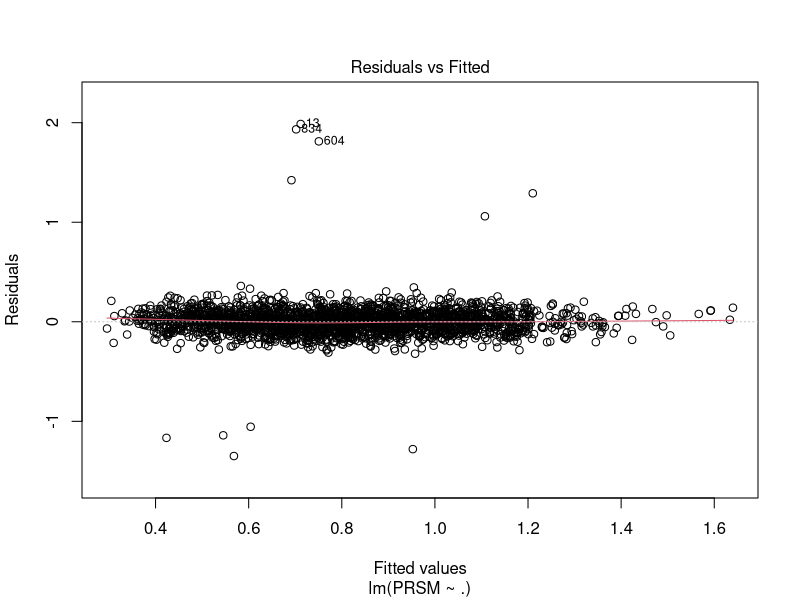
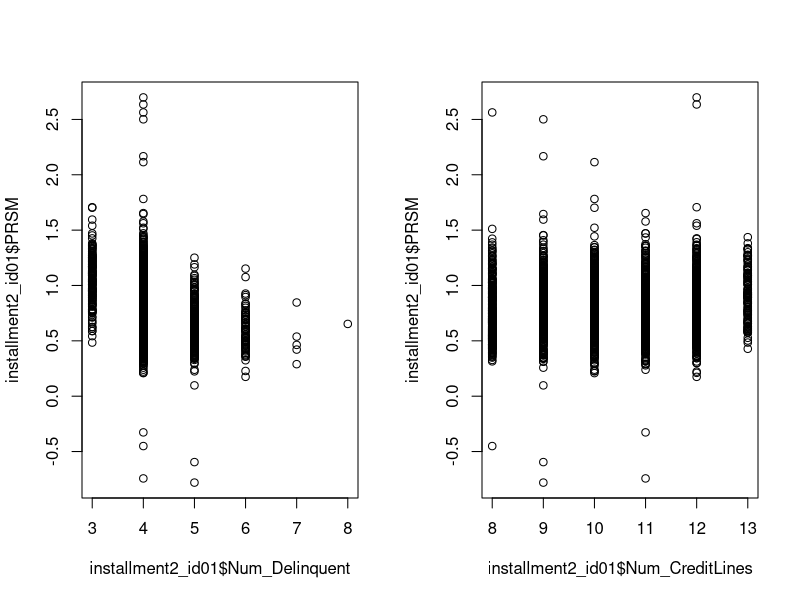
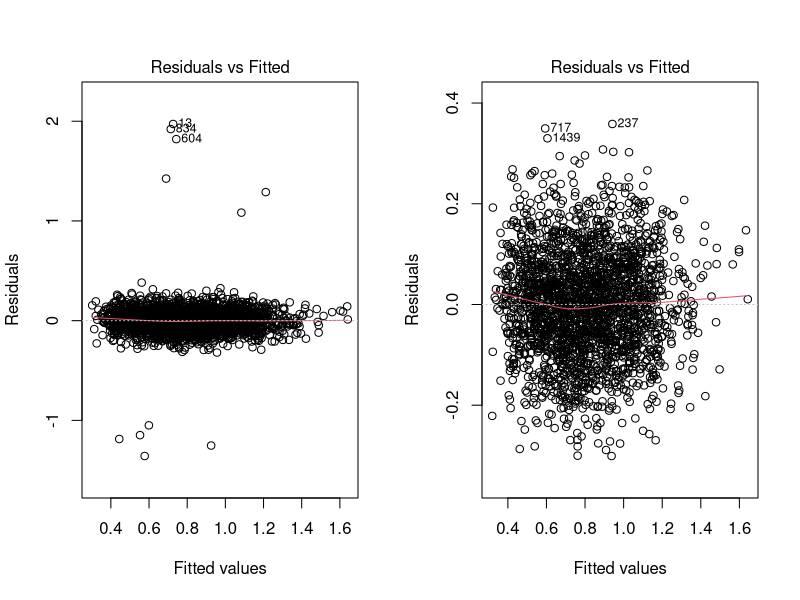
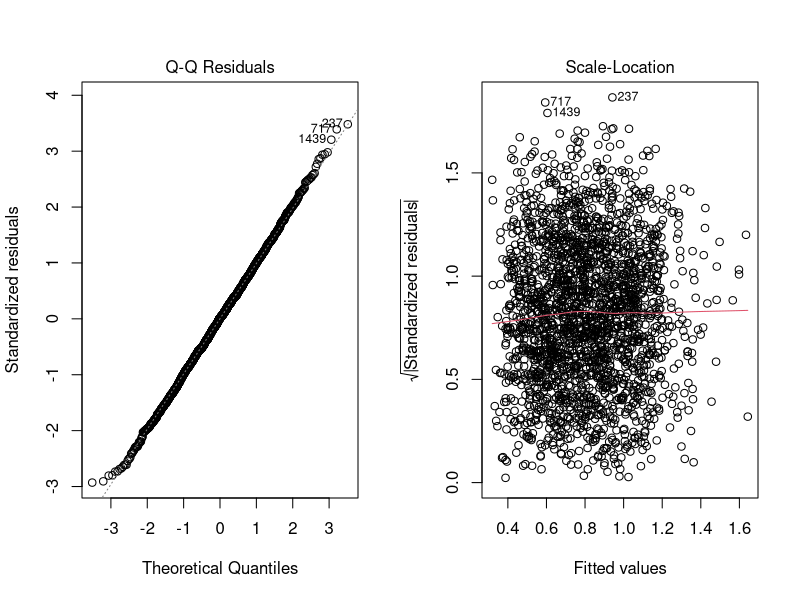
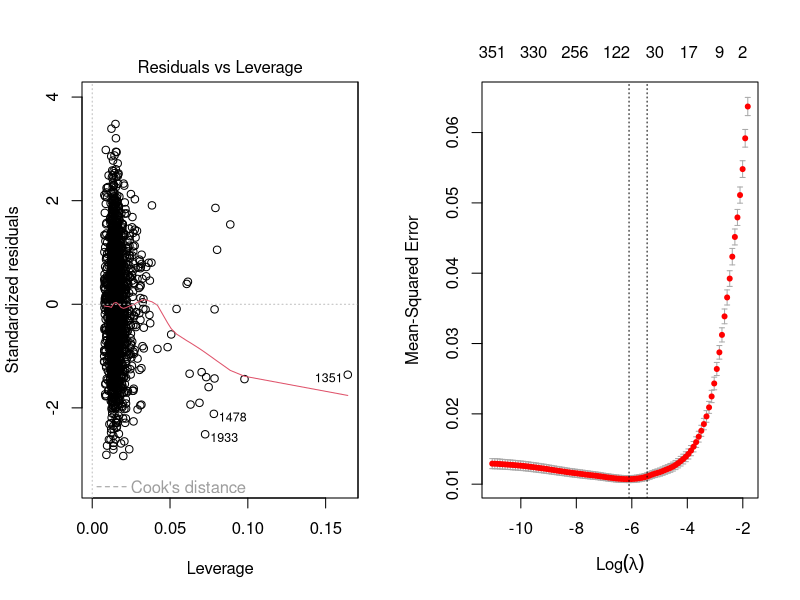
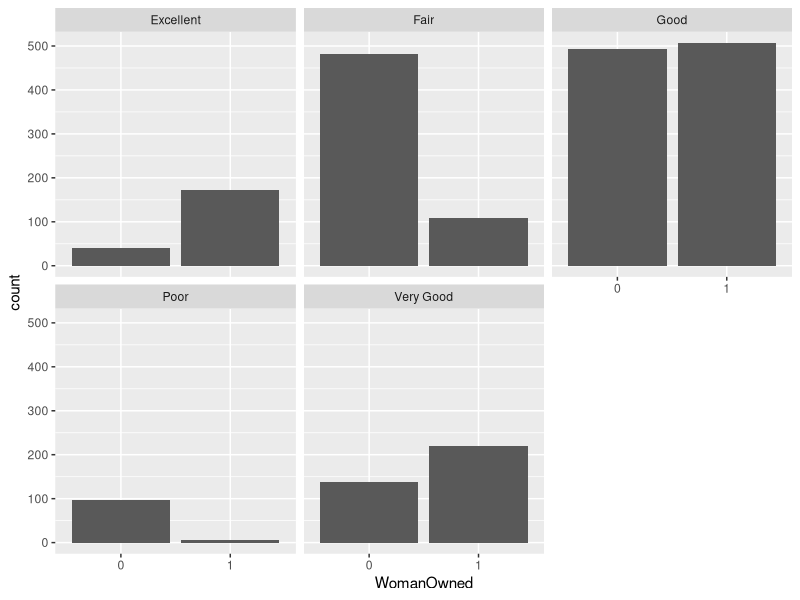
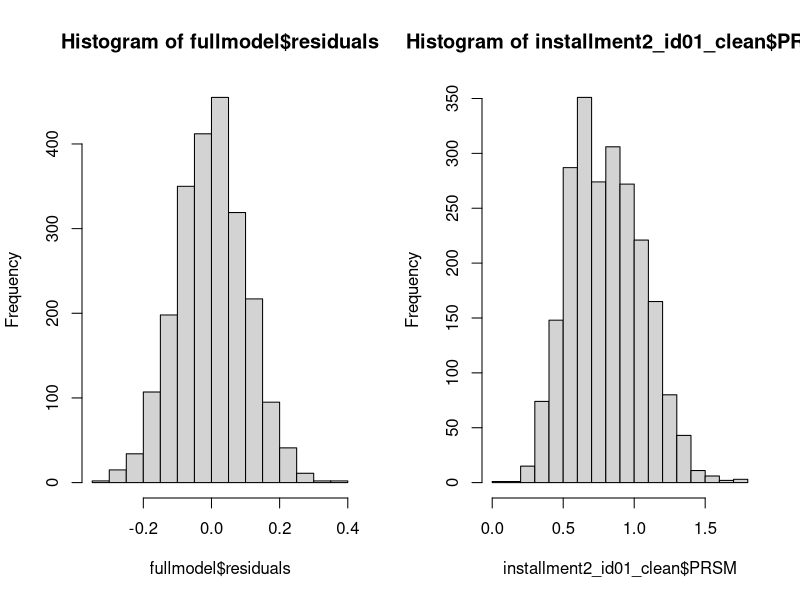

Generate these figures, in order, with R: (Note: this script raises an error after producing the figures.)
## ---- chunk 1
#| label: setup
#| echo: false
#| warning: false

library(dplyr)
options(scipen = 999)
## ---- chunk 2
installment2_id01 <- read.csv("installment2_id01.csv")
str(installment2_id01)
summary(installment2_id01)

# make NAICS, WomanOwned, FICO categorical variables
# add the chance of delinquency
installment2_id01 = installment2_id01 %>%
  mutate(NAICS = as.factor(substr(NAICS, 1, 6)), # TODO: talk about simplifying
         WomanOwned = as.factor(WomanOwned),
         FICO = case_when(
           (300 <= FICO)&(FICO <= 579) ~ "Poor",
           (580 <= FICO)&(FICO <= 669) ~ "Fair",
           (670 <= FICO)&(FICO <= 739) ~ "Good",
           (740 <= FICO)&(FICO <= 799) ~ "Very Good",
           (800 <= FICO)&(FICO <= 850) ~ "Excellent",
         ),
         p_delinquent = Num_Delinquent/Num_CreditLines)

model = lm(PRSM ~. , data = installment2_id01)
installment2_id01$residual=residuals(model)

plot(model,1) # observed 11 outliers whose residuals >= 1 or <= -1



table(installment2_id01$FICO)

table(installment2_id01$NAICS)

par(mfrow=c(1,2))
plot(installment2_id01$Num_Delinquent, installment2_id01$PRSM)
plot(installment2_id01$Num_CreditLines, installment2_id01$PRSM)

## ---- chunk 3
fullmodel <- lm(PRSM ~ FICO + TotalAmtOwed + Stress + 
                  WomanOwned + CorpStructure + NAICS + I(Months^(-1)) + 
                  FICO:WomanOwned, data = installment2_id01)
plot(fullmodel,1)
installment2_id01$residual=residuals(fullmodel)

# remove 11 outliers observed in the plot (abs(residual)>=1)
installment2_id01_clean = installment2_id01 %>% 
  filter(abs(residual)<=1) %>% 
  select(-residual)# clean data (use this!!)

model_clean = lm(PRSM ~. , data = installment2_id01_clean) 
fullmodel <- lm(PRSM ~ FICO + TotalAmtOwed + Stress + 
                  WomanOwned + CorpStructure + NAICS + I(Months^(-1)) + 
                  FICO:WomanOwned, data = installment2_id01_clean)


plot(model_clean) # these look much better! but perhaps discuss different outlier removal techniques
# TODO: remove outliers AFTER multicol/best model

## ---- chunk 4
library(ModelMetrics)
fullmodel <- lm(PRSM ~ ., data = installment2_id01_clean[,c("PRSM", "FICO", "TotalAmtOwed","Volume","Stress",
                         "p_delinquent","WomanOwned", "CorpStructure" , "NAICS" , "Months")])
fullmodel <- lm(PRSM ~ FICO + TotalAmtOwed + Stress + 
                  WomanOwned + CorpStructure + NAICS + I(Months^(-1)) + 
                  FICO:WomanOwned, data = installment2_id01_clean)
summary(fullmodel)
rmse(fullmodel$fitted.values, installment2_id01_clean$PRSM) # 0.1029151
# RMSE much smaller before cleaning
# but R-sq bigger. Perhaps a "not overfitting outliers" effect?

stepmodel <- step(fullmodel, trace = 0, direction = "both")
summary(stepmodel)
rmse(stepmodel$fitted.values, installment2_id01_clean$PRSM)

stress_model <- lm(PRSM ~ Stress, data = installment2_id01_clean)
#summary(stress_model)
rmse(stress_model$fitted.values, installment2_id01_clean$PRSM)


library(glmnet) # this errors for Bila # talk about CV in installment2_Bohyoon, which lowest RMSE?
#cv_lasso <- cv.glmnet(x = installment2_id01_clean[,-c(1)], y = installment2_id01_clean[,c(1)], alpha = 1, nfolds = 10)

# TODO: talk about interaction terms?
x <- model.matrix(PRSM ~ .^2, data = installment2_id01_clean[,c("PRSM", "FICO", "TotalAmtOwed","Volume","Stress",
                         "p_delinquent","WomanOwned", "CorpStructure" , "NAICS" , "Months")])[, -1]
y <- installment2_id01_clean$PRSM
cv_lasso_interactions <- cv.glmnet(x, y, alpha = 1, nfolds = 10)
plot(cv_lasso_interactions)
best_lambda <- cv_lasso_interactions$lambda.min
lasso_coeffs <- coef(cv_lasso_interactions, s = best_lambda)

threshold <- 0.01
significant_terms <- lasso_coeffs[abs(lasso_coeffs[,1]) > threshold, , drop = FALSE]
print(significant_terms)

# TODO: look over hints... 
# current findings:
# Stress:WomanOwned1, and LLC but smaller => pos. 
# WomanOwned1:CorpStructurePartner => pos.
# FICOFair&Poor:WomanOwned1 => neg!
# FICOFair&Good:Monts => neg. Hint diminished effect again
# CorpStructureSole:p_delinquent => neg. p-delinquent harder on Sole owner

library(ggplot2)
ggplot(data = installment2_id01_clean, aes(x = WomanOwned)) +
  geom_bar() +
  facet_wrap(~ FICO)

## ---- chunk 5
# NOTE: the below is probably not necessary, y doesn't need to be transformed
# boxcox basically at 1 confirms this
library(MASS)
hist(fullmodel$residuals)
hist(installment2_id01_clean$PRSM)
boxcox(fullmodel, lambda = seq(-2, 2, 0.1))


# Predictor Variable Transformation Check
plot(installment2_id01_clean[,c("PRSM", "TotalAmtOwed", "Volume",
                          "Stress", "Num_Delinquent", "Num_CreditLines",
                          "Months")])
# Though there aren't outlier residuals, there are still variable outliers.
library(car)
crPlots(fullmodel) 
# after outlier removal, all look pretty linear to me except Months
# this matches hint 1 of the assignment
crPlots(lm(PRSM ~ Months, data = installment2_id01_clean))
crPlots(lm(PRSM~NAICS, data = installment2_id01_clean))

# Transform Months Model
# boxTidwell(PRSM ~ TotalAmtOwed + Volume + Stress + Num_Delinquent + Num_CreditLines + Months + p_delinquent,
#           data = installment2_id01_clean)
# fails: multicol
numeric_predictors <- installment2_id01_clean[, c("TotalAmtOwed", "Volume", "Stress", 
                                                 "Num_Delinquent", "Num_CreditLines", 
                                                 "Months", "p_delinquent")]
cor_matrix <- cor(numeric_predictors); print(cor_matrix)
model_for_vif <- lm(PRSM ~ TotalAmtOwed + Volume + Stress + Num_Delinquent + 
                           Num_CreditLines + Months + p_delinquent, 
                           data = installment2_id01_clean)

vif(model_for_vif)
boxTidwell(PRSM ~ TotalAmtOwed + Volume + Stress + Months + p_delinquent,
          data = installment2_id01_clean)
crPlots(lm(PRSM ~ p_delinquent, data = installment2_id01_clean)) # hm p_delinquent alone doesn't look great

transformedmodel <- lm(PRSM ~ FICO + TotalAmtOwed + Volume + Stress + Num_Delinquent + Num_CreditLines +
                         p_delinquent + WomanOwned + CorpStructure + NAICS + 1/Months,
                       data = installment2_id01_clean)
summary(transformedmodel)
rmse(transformedmodel$fitted.values, installment2_id01_clean$PRSM) # 0.1035794

# without num_delinq etc
transformedmodel <- lm(PRSM ~ FICO + TotalAmtOwed + Volume + Stress +
                         p_delinquent + WomanOwned + CorpStructure + NAICS + 1/Months,
                       data = installment2_id01_clean)
summary(transformedmodel)
rmse(transformedmodel$fitted.values, installment2_id01_clean$PRSM) # 0.1036424

# hmm doesn't improve the model by much at all
